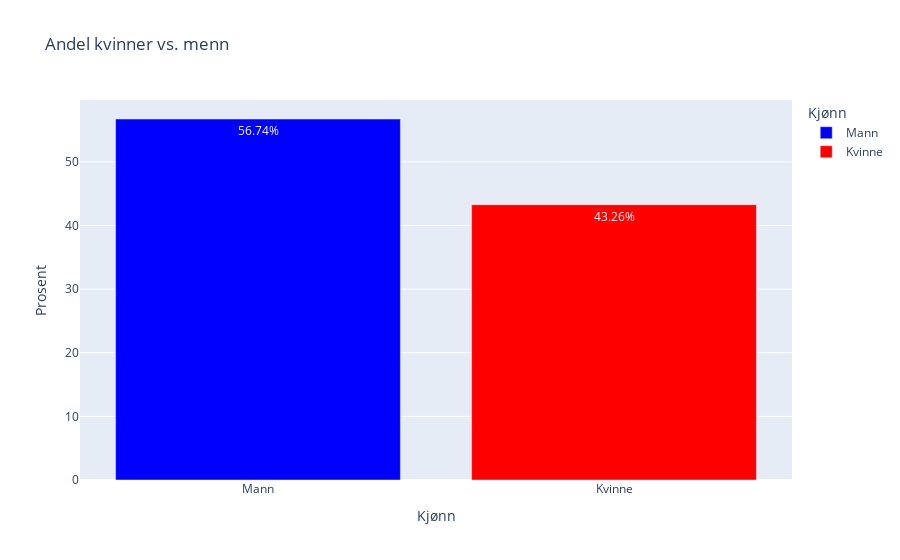

The notebook cell this image was saved under:
### Markdown cell above
# Visualisering

## (Ikke-helserelaterte variabler)

#### Kjønnsrelaterte sammenhenger
Vi ønsker å få en oversikt over andel pasienter som er kvinner og menn

### Code cell
kjonn_data = pd.melt(X_train, value_vars=["kjønn_female", "kjønn_male"], var_name="Kjønn", value_name="Verdi")

kjonn_data['Kjønn'] = kjonn_data['Kjønn'].map({'kjønn_female': 'Kvinne', 'kjønn_male': 'Mann'})

kjonn_data = kjonn_data[kjonn_data['Verdi'] == 1]

total_count = kjonn_data.shape[0]
kjonn_percent = kjonn_data['Kjønn'].value_counts(normalize=True) * 100
kjonn_percent = kjonn_percent.reset_index()
kjonn_percent.columns = ['Kjønn', 'Prosent']

kjonn_figure = px.bar(kjonn_percent, x='Kjønn', y='Prosent', 
                      title='Andel kvinner vs. menn',
                      color='Kjønn',
                      color_discrete_map={"Kvinne": "red", "Mann": "blue"},
                      text='Prosent') 

kjonn_figure.update_traces(texttemplate='%{text:.2f}%', textposition='inside')

kjonn_figure.show()

### Figure 1 — Plotly figure (JSON) as saved in the notebook; plotly's stock layout.template omitted (floating-point values rounded to 4 significant figures)
{"data": [{"alignmentgroup": "True", "hovertemplate": "Kjønn=%{x}<br>Prosent=%{text}<extra></extra>", "legendgroup": "Mann", "marker": {"color": "blue", "pattern": {"shape": ""}}, "name": "Mann", "offsetgroup": "Mann", "orientation": "v", "showlegend": true, "text": [56.74], "textposition": "inside", "texttemplate": "%{text:.2f}%", "type": "bar", "x": ["Mann"], "xaxis": "x", "y": [56.74], "yaxis": "y"}, {"alignmentgroup": "True", "hovertemplate": "Kjønn=%{x}<br>Prosent=%{text}<extra></extra>", "legendgroup": "Kvinne", "marker": {"color": "red", "pattern": {"shape": ""}}, "name": "Kvinne", "offsetgroup": "Kvinne", "orientation": "v", "showlegend": true, "text": [43.26], "textposition": "inside", "texttemplate": "%{text:.2f}%", "type": "bar", "x": ["Kvinne"], "xaxis": "x", "y": [43.26], "yaxis": "y"}], "layout": {"barmode": "relative", "legend": {"title": {"text": "Kjønn"}, "tracegroupgap": 0}, "title": {"text": "Andel kvinner vs. menn"}, "xaxis": {"anchor": "y", "categoryarray": ["Mann", "Kvinne"], "categoryorder": "array", "domain": [0, 1], "title": {"text": "Kjønn"}}, "yaxis": {"anchor": "x", "domain": [0, 1], "title": {"text": "Prosent"}}}}
